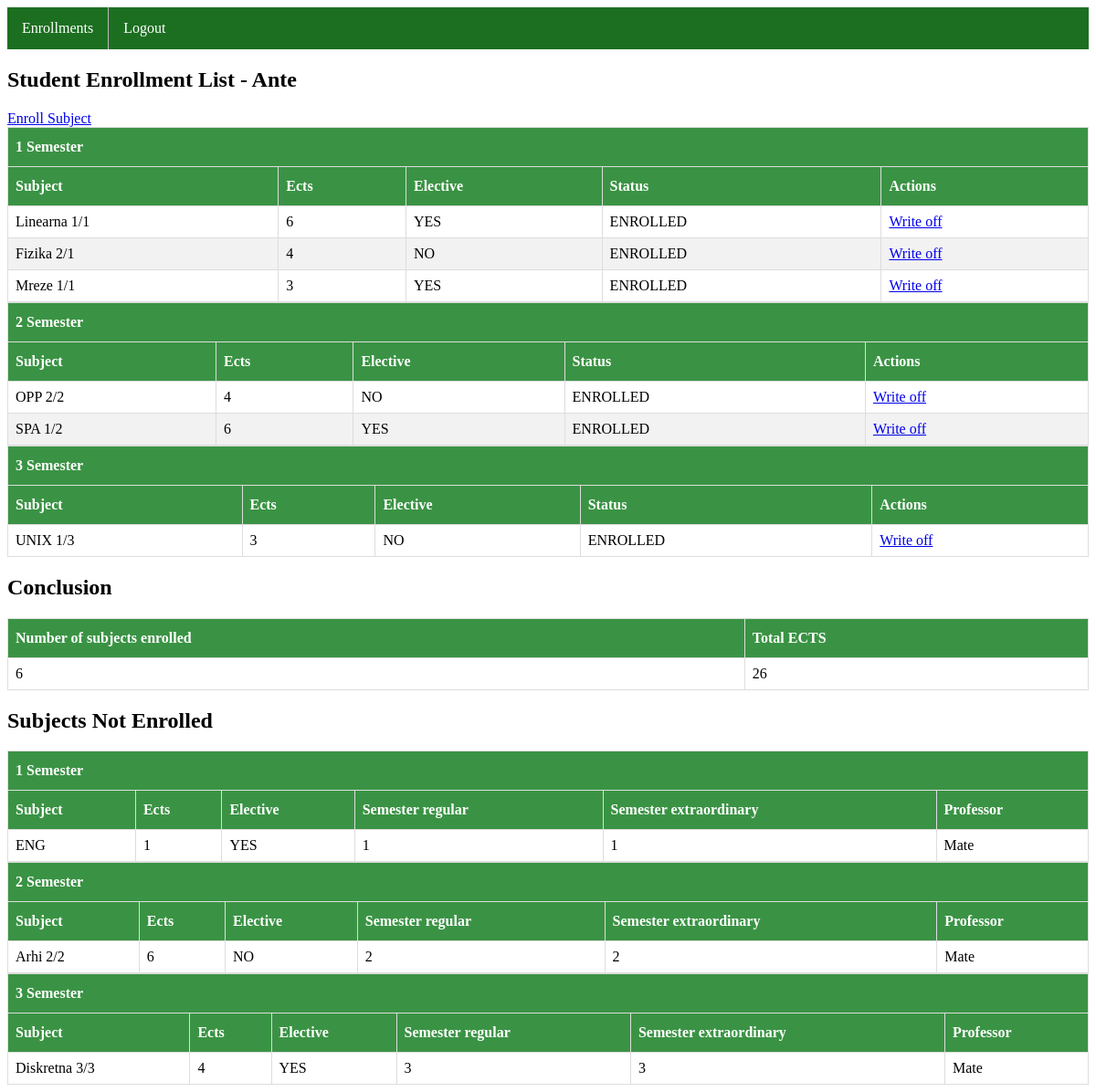
/app/student_enrollment/ (signed in), run on the app's committed database.
### enroll_app/models.py (models this page shows, shortened)
class User(AbstractUser):
    STATUS = (('NONE', 'none'), ('REGULAR', 'regular'), ('EXTRAORDINARY', 'extraordinary'))
    role = models.ForeignKey(Role, on_delete=models.PROTECT, null=True)
    status = models.CharField(max_length=50, choices=STATUS, null=True)

class Enrollment(models.Model):
    CHOICES = (('ENROLLED', 'enrolled'), ('PASSED', 'passed'), ('FAILED', 'failed'))
    student = models.ForeignKey(User, on_delete=models.CASCADE, limit_choices_to={'role__name': 'STUDENT'})
    subject = models.ForeignKey(Subject, on_delete=models.CASCADE)
    status = models.CharField(max_length=50, choices=CHOICES, default='enrolled')
    class Meta:
        unique_together = ['student', 'subject']

class Subject(models.Model):
    CHOICES = (('YES', 'yes'), ('NO', 'no'))
    name = models.CharField(max_length=50, unique=True)
    code = models.CharField(max_length=50, unique=True)
    program = models.TextField()
    ects = models.IntegerField()
    sem_regular = models.IntegerField()
    sem_extraordinary = models.IntegerField()
    elective_subject = models.CharField(max_length=50, choices=CHOICES)
    professor = models.ForeignKey(User, on_delete=models.CASCADE, limit_choices_to={'role__name': 'PROFESSOR'})

### enroll_app/views.py (the view)
# urls.py: path('student_enrollment/', views.student_enrollment_list, name='student_enrollment_list'),
@login_required(login_url='enroll_app:user_login')
def student_enrollment_list(request):
    student = check_is_student(request.user)
    if student:
        if request.user.status == "EXTRAORDINARY":
            enrollments = Enrollment.objects.filter(student=request.user).order_by('subject__sem_extraordinary')
            enrolled_subjects = enrollments.values_list('subject', flat=True)
            subjects_not_enrolled = Subject.objects.exclude(pk__in=enrolled_subjects).order_by('sem_extraordinary')
        else:
            enrollments = Enrollment.objects.filter(student=request.user).order_by('subject__sem_regular')
            enrolled_subjects = enrollments.values_list('subject', flat=True)
            subjects_not_enrolled = Subject.objects.exclude(pk__in=enrolled_subjects).order_by('sem_regular')
        total_ects = 0
        total_subjects = 0
        for enrolled in enrollments:
            if enrolled.status == 'ENROLLED':
                total_ects += enrolled.subject.ects
                total_subjects += 1
        return render(request, 'student_enrollment_list.html', {'enrollments': enrollments, 'is_student': student, 'subjects_not_enrolled': subjects_not_enrolled, 'total_ects': total_ects, 'total_subjects':total_subjects})
    else:
        return HttpResponse("ACCESS DENIED - You're not a STUDENT")

### enroll_app/views.py (called while the page is built)
def check_is_student(user):
    return user.role.name == 'STUDENT' if user.role else False

### enroll_app/templates/student_enrollment_list.html
{% extends 'base.html' %}
{% block content %}
<h2>Student Enrollment List - {{user.username}}</h2>
<a href="{% url 'enroll_app:student_enrollment_add' %}">Enroll Subject</a>
{% if user.status == "EXTRAORDINARY" %}
  {% regroup enrollments by subject.sem_extraordinary as subjects_enrolled_sem %}
  {% regroup subjects_not_enrolled by sem_extraordinary as subjects_not_enrolled_sem %}
{% elif user.status == "REGULAR" %}
  {% regroup enrollments by subject.sem_regular as subjects_enrolled_sem %}
  {% regroup subjects_not_enrolled by sem_regular as subjects_not_enrolled_sem %}
{% endif %}
{% for group in subjects_enrolled_sem %}
  <table id="list">
    <thead>
      <tr>
        <th colspan="5">{{ group.grouper }} Semester</th>
      </tr>
      <tr>
        <th>Subject</th>
        <th>Ects</th>
        <th>Elective</th>
        <th>Status</th>
        <th>Actions</th>
      </tr>
    </thead>
    <tbody>
        {% for subject in group.list %}
          <tr>
            <td>{{ subject.subject.name }}</td>
            <td>{{ subject.subject.ects }}</td>
            <td>{{ subject.subject.elective_subject }}</td>
            <td>{{ subject.status }}</td>
            <td>
              {% if subject.status != 'FAILED' and subject.status != 'PASSED' %}
                <a href="{% url 'enroll_app:student_enrollment_delete' subject.pk %}">Write off</a>
              {% else %}
                Can't write off
              {% endif %}
            </td>
          </tr>
        {% empty %}
          <tr>
            <td colspan="5">No subjects found.</td>
          </tr>
        {% endfor %}
    </tbody>
  </table>
{% endfor %}
<h2>Conclusion</h2>
<table id="list">
  <thead>
    <tr>
      <th>Number of subjects enrolled</th>
      <th>Total ECTS</th>
    </tr>
  </thead>
  <tbody>
    <tr>
      <td>{{ total_subjects }}</td>
      <td>{{ total_ects }}</td>
    </tr>
  </tbody>
</table>
<h2>Subjects Not Enrolled</h2>
{% for group in subjects_not_enrolled_sem %}
  <table id="list">
    <thead>
      <tr>
        <th colspan="6">{{ group.grouper }} Semester</th>
      </tr>
      <tr>
        <th>Subject</th>
        <th>Ects</th>
        <th>Elective</th>
        <th>Semester regular</th>
        <th>Semester extraordinary</th>
        <th>Professor</th>
      </tr>
    </thead>
    <tbody>
      {% for subject in group.list %}
        <tr>
          <td>{{ subject.name }}</td>
          <td>{{ subject.ects }}</td>
          <td>{{ subject.elective_subject }}</td>
          <td>{{ subject.sem_regular }}</td>
          <td>{{ subject.sem_extraordinary }}</td>
          <td>{{ subject.professor }}</td>
        </tr>
      {% empty %}
        <tr>
          <td colspan="6">No subjects found.</td>
        </tr>
      {% endfor %}
    </tbody>
  </table>
{% endfor %}
{% endblock %}

### enroll_app/templates/base.html (shortened to what this page needs)
<!DOCTYPE html>
<html>
<head>
  {% load static %}
  <link rel="stylesheet" href="{% static 'style.css' %}">
</head>
<body>
  <header>
    <nav>
      <ul>
        {% if user.is_authenticated %}
          {% if is_admin%}
            <li><a href="{% url 'enroll_app:subject_list' %}">Subjects</a></li>
            <li><a href="{% url 'enroll_app:list_of_students' %}">List of students</a></li>
            <li><a href="{% url 'enroll_app:enrollment_user' %}">Enrollments</a></li>
            <li><a href="{% url 'enroll_app:user_list' %}">Users</a></li>
            <li><a href="{% url 'enroll_app:role_list' %}">Roles</a></li>
          {% elif is_professor %}
            <li><a href="{% url 'enroll_app:professor_subject_list' %}">Subjects</a></li>
          {% elif is_student %}
            <li><a href="{% url 'enroll_app:student_enrollment_list' %}">Enrollments</a></li>
          {% endif %}
          <li><a href="{% url 'enroll_app:logout' %}">Logout</a></li>
        {% else %}
          <li><a href="{% url 'enroll_app:login' %}">Login</a></li>
        {% endif %}
      </ul>
    </nav>
  </header>
  <main>
    {% block content %}
    {% endblock %}
  </main>
</body>
</html>

### enroll_app/static/style.css (style rules this page uses)
ul { list-style-type: none; margin: 0; padding: 0; overflow: hidden; background-color: #1c6f20; }
li { float: left; border-right:1px solid #bbb; }
li:last-child { border-right: none; }
li a { display: block; color: white; text-align: center; padding: 14px 16px; text-decoration: none; }
#list { border-collapse: collapse; width: 100%; }
#list td, #list th { border: 1px solid #ddd; padding: 8px; }
#list tr:nth-child(even) { background-color: #f2f2f2; }
#list th { padding-top: 12px; padding-bottom: 12px; text-align: left; background-color: #3a9344; color: white; }

### data on the page
User: username "Ante"
Enrollment: subject.name "Linearna 1/1", subject.ects "6", subject.elective_subject "YES", status "ENROLLED", shows "Write off"
Enrollment: subject.name "Fizika 2/1", subject.ects "4", subject.elective_subject "NO", status "ENROLLED", shows "Write off"
Enrollment: subject.name "Mreze 1/1", subject.ects "3", subject.elective_subject "YES", status "ENROLLED", shows "Write off"
Enrollment: subject.name "OPP 2/2", subject.ects "4", subject.elective_subject "NO", status "ENROLLED", shows "Write off"
Enrollment: subject.name "SPA 1/2", subject.ects "6", subject.elective_subject "YES", status "ENROLLED", shows "Write off"
Enrollment: subject.name "UNIX 1/3", subject.ects "3", subject.elective_subject "NO", status "ENROLLED", shows "Write off"
Subject: name "ENG", ects "1", elective_subject "YES", sem_regular "1", sem_extraordinary "1", professor "Mate"
Subject: name "Arhi 2/2", ects "6", elective_subject "NO", sem_regular "2", sem_extraordinary "2", professor "Mate"
Subject: name "Diskretna 3/3", ects "4", elective_subject "YES", sem_regular "3", sem_extraordinary "3", professor "Mate"

### other printed values
{{ group.grouper }} "1" "2" "3"
{{ total_subjects }} "6"
{{ total_ects }} "26"
